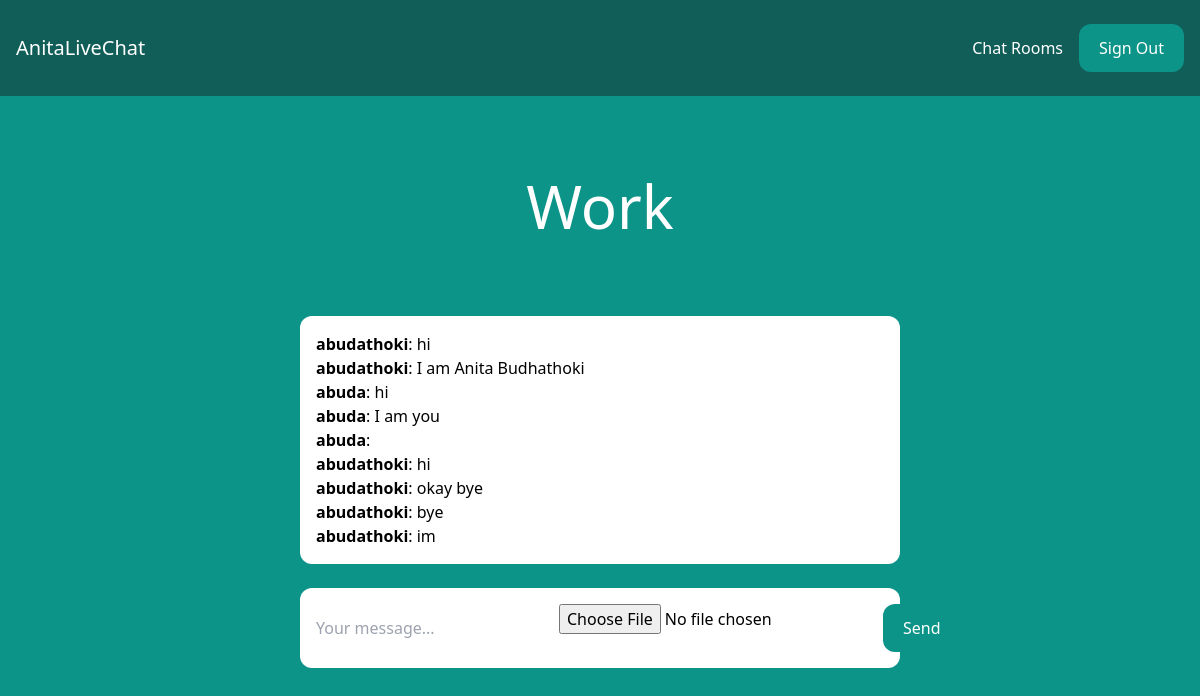
/rooms/work/ (signed in), run on the app's committed database.
### room/models.py (models this page shows)
class Room(models.Model):
    name = models.CharField(max_length=255)
    slug = models.SlugField(unique=True)

class Message(models.Model):
    room = models.ForeignKey(Room, related_name='messages', on_delete=models.CASCADE)
    user = models.ForeignKey(User, related_name='messages', on_delete=models.CASCADE)
    content = models.TextField()
    date_added = models.DateTimeField(auto_now_add=True)
    class Meta:
        ordering = ('date_added',)

### room/views.py (the view, shortened to what this page needs)
# urls.py: path('rooms/', include('room.urls')),
@login_required
def room(request, slug):
    room = get_object_or_404(Room, slug=slug)
    messages = reversed(room.messages.order_by('-date_added')[:50])
    return render(request, 'room/room.html', {'room': room, 'messages': messages})

### room/templates/room/room.html (shortened to what this page needs)
{% extends 'core/base.html' %}
{% block content %}
<div class="p-10 lg:p-20 text-center">
    <h1 class="text-3xl lg:text-6xl text-white">{{ room.name }}</h1>
</div>
<div class="lg:w-2/4 mx-4 lg:mx-auto p-4 bg-white rounded-xl">
    <div class="chat-messages space-y-3" id="chat-messages">
        {% for m in messages %}<b>{{ m.user.username }}</b>: {{ m.content }}<br>{% endfor %}
    </div>
</div>
<div class="lg:w-2/4 mt-6 mx-4 lg:mx-auto p-4 bg-white rounded-xl">
    <form method="post" action="." class="flex" enctype="multipart/form-data">
      <input type="text" name="content" class="flex-1 mr-3" placeholder="Your message..." id="chat-message-input">
        <input type="file" name="file" class="mr-3" id="chat-file-input">
        <button
            class="px-5 py-3 rounded-xl text-white bg-teal-600 hover:bg-teal-700"
            id="chat-message-submit">Send</button>
    </form>
</div>
{% endblock %}

### core/templates/core/base.html (shortened to what this page needs)
<!DOCTYPE html>
<html lang="en">
<head>
    <script src="https://cdn.tailwindcss.com"></script>
</head>
<body class="bg-teal-600">
    <nav class="flex items-center justify-between px-4 py-6 bg-teal-800">
        <div>
            <a href="/" class="text-xl text-white">
                AnitaLiveChat
            </a>
        </div>
        <div class="flex items-center space-x-4">
            {% if request.user.is_authenticated %}
                <a href="/rooms/" class="text-white hover:text-gray-200">Chat Rooms</a>
                <a href="/logout/" class="px-5 py-3 rounded-xl text-white bg-teal-600 hover:text-gray-700">Sign Out</a>
            {% else %}
                <a href="/login/" class="text-xl text-white hover:text-gray-200">Sign In</a>
                <a href="/signup/" class="px-5 py-3 rounded-xl text-white bg-teal-600 hover:text-gray-700">Sign Up</a>
            {% endif %}
        </div>
    </nav>
    {% block content%}
    {% endblock %}
</body>
</html>

### data on the page
Room: name "Work"
Message: user.username "abudathoki", content "hi"
Message: user.username "abudathoki", content "I am Anita Budhathoki"
Message: user.username "abuda", content "hi"
Message: user.username "abuda", content "I am you"
Message: user.username "abuda"
Message: user.username "abudathoki", content "hi"
Message: user.username "abudathoki", content "okay bye"
Message: user.username "abudathoki", content "bye"
Message: user.username "abudathoki", content "im"
